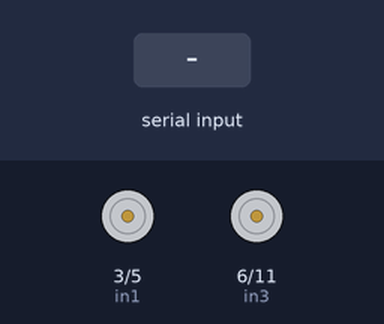
Bench run of a sketch on a simulated Arduino Uno, built with avr-gcc and run on an emulated ATmega328P. On the bench: motor-driver pin pairs drawn as motors (green arrow = first pin HIGH = forward, orange = second pin HIGH = backward, longer = more drive). Inputs (shaded band) come from the test bench.

Above: at 1.2 s.
1.3 s: "F" received over Serial
At 2.3 s:
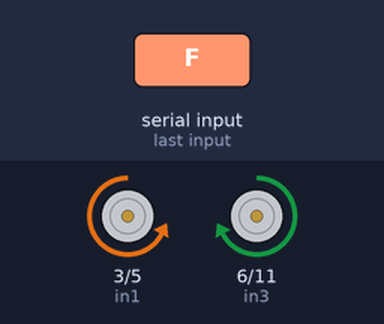
2.8 s: "B" received over Serial
At 3.4 s:
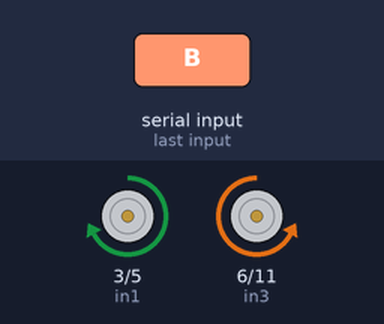
4.3 s: "L" received over Serial
At 4.6 s:
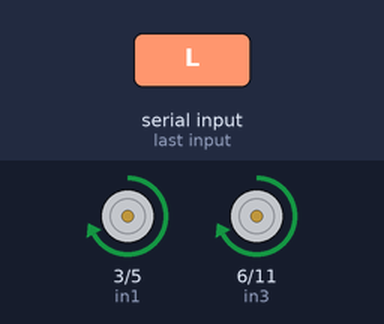
5.8 s: "R" received over Serial
At 6.9 s:
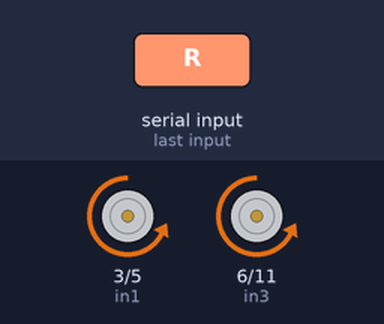
7.3 s: "G" received over Serial
At 8.1 s:
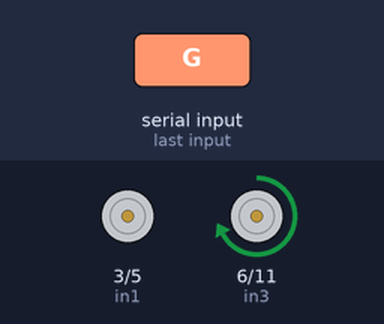
8.8 s: "I" received over Serial
At 9.2 s:
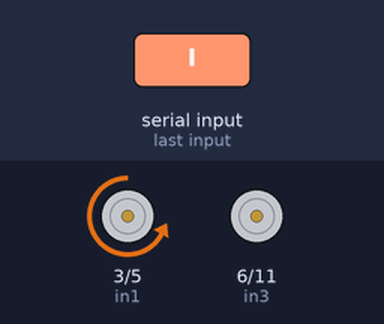
Timing chart, 0 to 11.3 s (numbered marks = the images above; inputs shaded):
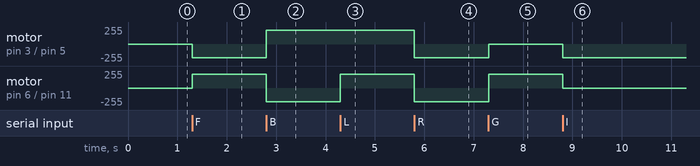

The sketch:

code2.ino
```cpp
// Motor Driver Pins
#define in1 3
#define in2 5
#define in3 6
#define in4 11

int Speed = 204; // Speed range: 0 - 255
int Speedsec;
int Turnradius = 0; // Radius of turn, 0 - 255
int brakeTime = 45; // Braking time
int brkonoff = 1; // 1 for electronic braking system, 0 for normal

int command; // Store received command
int buttonState = 0;
int lastButtonState = 0;

void setup() {
  // Pin mode setup
  pinMode(in1, OUTPUT);
  pinMode(in2, OUTPUT);
  pinMode(in3, OUTPUT);
  pinMode(in4, OUTPUT);

  Serial.begin(9600); // Set baud rate for Serial communication
}

void loop() {
  if (Serial.available() > 0) {
    command = Serial.read(); // Read command from Serial

    // Initialize with motors stopped
    Stop();

    // Perform action based on command received
    switch (command) {
      case 'F':
        forward();
        break;
      case 'B':
        back();
        break;
      case 'L':
        left();
        break;
      case 'R':
        right();
        break;
      case 'G':
        forwardleft();
        break;
      case 'I':
        forwardright();
        break;
      case 'H':
        backleft();
        break;
      case 'J':
        backright();
        break;
      case '0'...'9':
        Speed = map(command, '0', '9', 100, 255); // Map command to speed value
        break;
      case 'q':
        Speed = 255;
        break;
    }

    Speedsec = Turnradius;

    // Electronic braking system control
    if (brkonoff == 1) {
      brakeOn();
    } else {
      brakeOff();
    }
  }
}

void left() {
  analogWrite(in1, Speed);
  analogWrite(in3, Speed);
}

void right() {
  analogWrite(in2, Speed);
  analogWrite(in4, Speed);
}

void forward() {
  analogWrite(in3, Speed);
  analogWrite(in2, Speed);
}

void back() {
  analogWrite(in4, Speed);
  analogWrite(in1, Speed);
}

void forwardleft() {
  analogWrite(in1, Speedsec);
  analogWrite(in3, Speed);
}

void backright() {
  analogWrite(in1, Speed);
  analogWrite(in3, Speedsec);
}

void forwardright() {
  analogWrite(in2, Speed);
  analogWrite(in4, Speedsec);
}

void backleft() {
  analogWrite(in2, Speedsec);
  analogWrite(in4, Speed);
}

void Stop() {
  analogWrite(in1, 0);
  analogWrite(in2, 0);
  analogWrite(in3, 0);
  analogWrite(in4, 0);
}

void brakeOn() {
  buttonState = command;

  if (buttonState != lastButtonState) {
    if (buttonState == 'S') {
      if (lastButtonState != buttonState) {
        Stop();
        delay(brakeTime);
        Stop();
      }
    }
    lastButtonState = buttonState;
  }
}

void brakeOff() {
  // Placeholder for future use
}
```

Measured:
- after the input at 1.3 s, motor on pin 3 (in1) / pin 5 (in2): stopped → backward 204/255 at once; motor on pin 6 (in3) / pin 11 (in4): stopped → forward 204/255 at once
- after the input at 2.8 s, motor on pin 3 (in1) / pin 5 (in2): backward 204/255 → forward 204/255 at once; motor on pin 6 (in3) / pin 11 (in4): forward 204/255 → backward 204/255 at once
- after the input at 4.3 s, motor on pin 6 (in3) / pin 11 (in4): backward 204/255 → forward 204/255 at once
- after the input at 5.8 s, motor on pin 3 (in1) / pin 5 (in2), motor on pin 6 (in3) / pin 11 (in4): forward 204/255 → backward 204/255 at once
- after the input at 7.3 s, motor on pin 3 (in1) / pin 5 (in2): backward 204/255 → stopped at once; motor on pin 6 (in3) / pin 11 (in4): backward 204/255 → forward 204/255 at once
- after the input at 8.8 s, motor on pin 3 (in1) / pin 5 (in2): stopped → backward 204/255 at once; motor on pin 6 (in3) / pin 11 (in4): forward 204/255 → stopped at once
